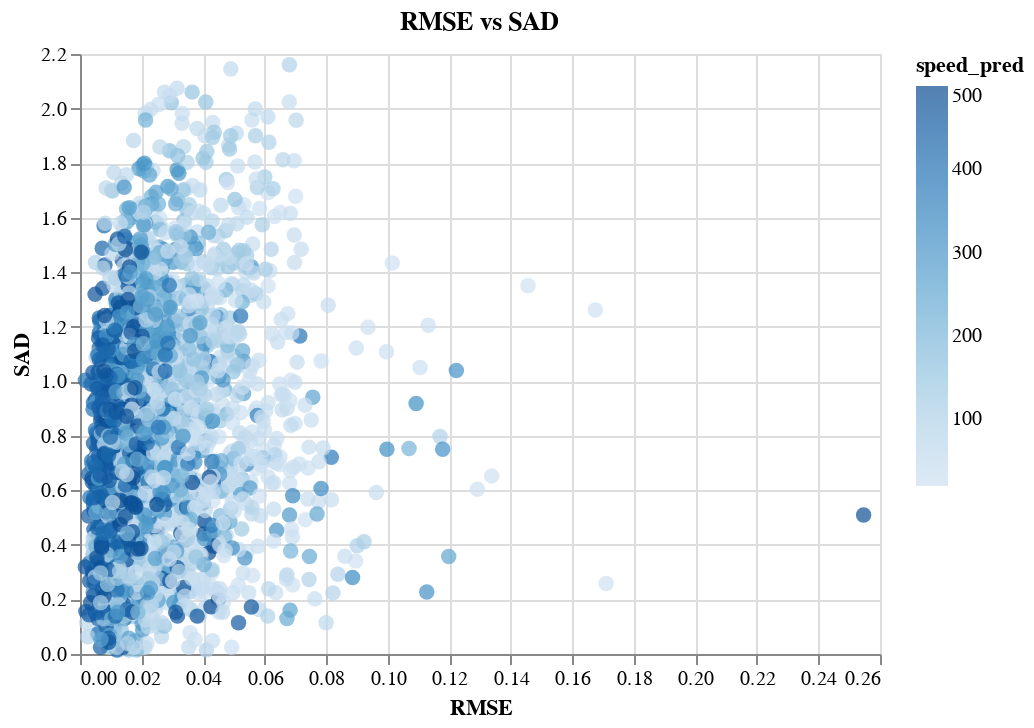

The notebook cell this image was saved under:
### Code cell
alt.Chart(sad_df).mark_circle(size=60).encode(
    x='RMSE',
    y='SAD',
    color='speed_pred'
).properties(title = 'RMSE vs SAD')

### Figure 1 — Vega-Lite specification as saved in the notebook (floating-point values rounded to 4 significant figures; data arrays with more than 128 entries replaced by an {"elided": "..."} marker saying what was removed)
{"config": {"view": {"continuousWidth": 400, "continuousHeight": 300}}, "data": {"name": "data-7b62d0a18569bae71a07b7967fa5ea24"}, "mark": {"type": "circle", "size": 60}, "encoding": {"color": {"field": "speed_pred", "type": "quantitative"}, "x": {"field": "RMSE", "type": "quantitative"}, "y": {"field": "SAD", "type": "quantitative"}}, "title": "RMSE vs SAD", "$schema": "https://vega.github.io/schema/vega-lite/v4.17.0.json", "datasets": {"data-7b62d0a18569bae71a07b7967fa5ea24": {"elided": "2466 records"}}}
